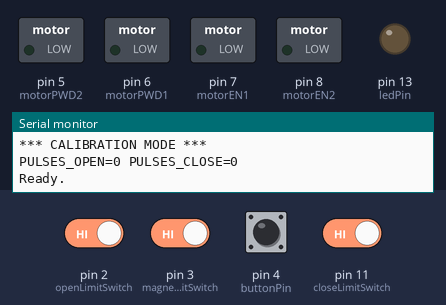
Bench run of a sketch on a simulated Arduino Uno, built with avr-gcc and run on an emulated ATmega328P. On the bench: switched loads named in the sketch (green lamp = pin HIGH), output pins drawn as LEDs (lit = HIGH), the last lines printed to the serial monitor. The inputs (shaded band) are chosen by the test bench; at power-on: pin 2 (openLimitSwitch), pin 3 (magnetLimitSwitch), pin 4 (buttonPin), pin 11 (closeLimitSwitch) HIGH. Pins used as bus, display or sensor lines are not drawn.

Above: at 1.2 s.
1.3 s: pin 4 (buttonPin) pulled LOW for 0.15 s
4.4 s: pin 2 (openLimitSwitch) driven LOW and pin 3 (magnetLimitSwitch) driven LOW and pin 4 (buttonPin) driven LOW and pin 11 (closeLimitSwitch) driven LOW
At 5.3 s:
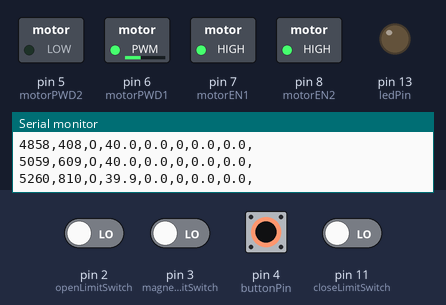
At 7.3 s:
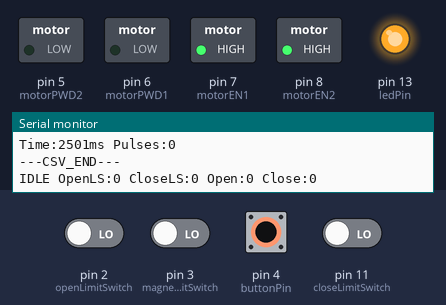
7.4 s: pin 4 (buttonPin) pulsed HIGH 5 times (0.12 s each, 0.3 s apart)
At 13.2 s:
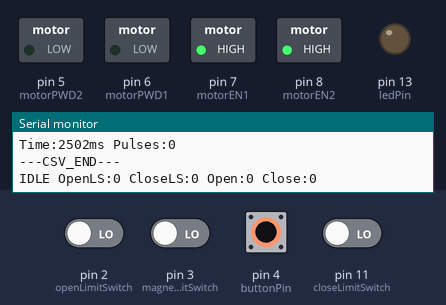
Timing chart, 0 to 48.4 s (numbered marks = the images above; inputs shaded):
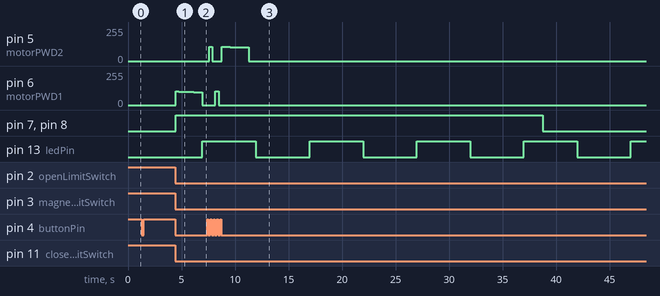

The sketch:

Gate.ino
```cpp
// VERSION 4.2
// Инструкция в файле GATE_TUNING_GUIDE.md

const bool powerRelayLOW = LOW;
const bool latchRelayLOW = HIGH;

const int buttonPin        = 4;
const int openLimitSwitch  = 2;
const int closeLimitSwitch = 11;
const int magnetLimitSwitch = 3;
const int motorEN1 = 7, motorEN2 = 8;
const int motorPWD1 = 6, motorPWD2 = 5;
const int powerPin = 10, latchPin = 9, ledPin = 13;

// ========== ПАРАМЕТРЫ ==========
const unsigned long TARGET_TIME_MS = 15000;

unsigned long PULSES_OPEN  = 0;
unsigned long PULSES_CLOSE = 0;

// Профиль мощности ОТКРЫТИЕ
const int OPEN_POWER_KICK   = 40;  // стартовый пинок
const int OPEN_POWER_CRUISE = 38;  // крейсер (рассчитано из логов)
const int OPEN_POWER_SLOW   = 35;  // замедление

// Профиль мощности ЗАКРЫТИЕ
const int CLOSE_POWER_KICK   = 42;  // стартовый пинок
const int CLOSE_POWER_CRUISE = 40;  // крейсер (попал точно в 15с по логам)
const int CLOSE_POWER_SLOW   = 48;  // замедление + усилие для замка

// Тайминги профиля
const unsigned long KICK_MS       = 300;
const unsigned long CLOSE_KICK_MS = 800;
const unsigned long RAMP_UP_MS    = 2000;
const float         SLOWDOWN_AT   = 0.22;

// Коррекция
const int   POWER_STEP           = 2;
const int   MAX_CORRECTION       = 8;   // было 15 — слишком много, глушило мотор
const float CORRECTION_DEADBAND  = 0.06;
const unsigned long CORRECTION_INTERVAL = 600;

// Защита
const unsigned long DEBOUNCE_TIME_US = 8000;
const unsigned long STALL_TIMEOUT    = 2500;

// Прочее
const unsigned long LATCH_DELAY        = 1000;
const unsigned long PUSH_DELAY         = 120;
const unsigned long MOTOR_DELAY        = 2000;
const unsigned long INACTIVITY_TIMEOUT = 30000;
const unsigned long LATCH_WAIT_TIMEOUT = 4000;

// ========== СОСТОЯНИЯ ==========
enum State { STOP, OPENING, CLOSING };
State currentState = STOP;
State previewState = OPENING;

// ========== ПЕРЕМЕННЫЕ ==========
volatile unsigned long lastPulseTime_us = 0;
volatile unsigned long sessionPulses    = 0;
unsigned long lastPulseWallTime = 0;

bool powerState     = false;
bool startPowerMake = false;
unsigned long powerStartTime     = 0;
unsigned long lastActivityTime   = 0;
unsigned long moveStartTime      = 0;
unsigned long lastCorrectionTime = 0;

float currentPower = 0;
float powerOffset  = 0;

bool waitingForLatch     = false;
unsigned long latchWaitStart = 0;
int latchAttempt = 0;

bool isCalibrating = false;

int buttonState = HIGH, lastButtonState = HIGH;
unsigned long lastDebounceTime = 0;
const unsigned long debounceDelay = 50;

bool diagActive = false;
unsigned long sessionStartTime = 0;
unsigned long diagTimer        = 0;
String pendingEvent = "";

// ========== ПРЕРЫВАНИЕ ==========
void rpmSensorInterrupt() {
  unsigned long now = micros();
  if (now - lastPulseTime_us > DEBOUNCE_TIME_US) {
    lastPulseTime_us = now;
    sessionPulses++;
    lastPulseWallTime = millis();
  }
}

unsigned long getSessionPulses() {
  noInterrupts();
  unsigned long p = sessionPulses;
  interrupts();
  return p;
}

void resetSession() {
  noInterrupts();
  sessionPulses = 0;
  interrupts();
  lastPulseWallTime = millis();
}

// ========== МОЩНОСТЬ ==========
void setMotorPower(float pct) {
  pct = constrain(pct, 0, 100);
  int pwm = map((int)pct, 0, 100, 0, 255);
  if (currentState == OPENING) {
    analogWrite(motorPWD1, pwm);
    analogWrite(motorPWD2, 0);
  } else if (currentState == CLOSING) {
    analogWrite(motorPWD1, 0);
    analogWrite(motorPWD2, pwm);
  }
}

float getProfilePower() {
  unsigned long elapsed  = millis() - moveStartTime;
  int kick_ms    = (currentState == OPENING) ? KICK_MS         : CLOSE_KICK_MS;
  int pwr_kick   = (currentState == OPENING) ? OPEN_POWER_KICK   : CLOSE_POWER_KICK;
  int pwr_cruise = (currentState == OPENING) ? OPEN_POWER_CRUISE : CLOSE_POWER_CRUISE;
  int pwr_slow   = (currentState == OPENING) ? OPEN_POWER_SLOW   : CLOSE_POWER_SLOW;

  // Фаза 1: стартовый пинок
  if (elapsed < (unsigned long)kick_ms)
    return pwr_kick;

  // Фаза 2: плавный разгон
  unsigned long ramp_elapsed = elapsed - kick_ms;
  if (ramp_elapsed < RAMP_UP_MS) {
    float t = (float)ramp_elapsed / RAMP_UP_MS;
    return pwr_kick + (pwr_cruise - pwr_kick) * (t * t);
  }

  // Фаза 3/4: нужна позиция
  unsigned long totalPulsesDir = (currentState == OPENING) ? PULSES_OPEN : PULSES_CLOSE;
  if (totalPulsesDir == 0) return pwr_cruise;

  float distLeft = 1.0f - (float)getSessionPulses() / totalPulsesDir;
  distLeft = constrain(distLeft, 0.0f, 1.0f);

  // Фаза 4: замедление
  if (distLeft < SLOWDOWN_AT) {
    float t = distLeft / SLOWDOWN_AT;
    return pwr_slow + (pwr_cruise - pwr_slow) * (t * t);
  }

  // Фаза 3: крейсер
  return pwr_cruise;
}

void updatePower() {
  if (currentState != OPENING && currentState != CLOSING) return;

  float profile = getProfilePower();

  unsigned long elapsed  = millis() - moveStartTime;
  int kick_ms = (currentState == OPENING) ? KICK_MS : CLOSE_KICK_MS;
  bool inRamp = elapsed < (unsigned long)(kick_ms + RAMP_UP_MS);

  unsigned long totalPulsesDir = (currentState == OPENING) ? PULSES_OPEN : PULSES_CLOSE;
  float distLeft = (totalPulsesDir > 0)
    ? 1.0f - (float)getSessionPulses() / totalPulsesDir : 1.0f;
  bool inSlow = distLeft < SLOWDOWN_AT;

  if (!inRamp && !inSlow && totalPulsesDir > 0
      && millis() - lastCorrectionTime >= CORRECTION_INTERVAL) {
    lastCorrectionTime = millis();
    float expectedProgress = constrain((float)elapsed / TARGET_TIME_MS, 0, 1);
    float actualProgress   = constrain(1.0f - distLeft, 0, 1);
    float diff = actualProgress - expectedProgress;
    if      (diff < -CORRECTION_DEADBAND) powerOffset += POWER_STEP;
    else if (diff >  CORRECTION_DEADBAND) powerOffset -= POWER_STEP;
    powerOffset = constrain(powerOffset, -MAX_CORRECTION, MAX_CORRECTION);
  }

  // Абсолютный минимум — в замедлении не ниже 30%
  int absoluteMin = inSlow ? 30 : 15;
  currentPower = constrain(profile + powerOffset, absoluteMin, 100);
  setMotorPower(currentPower);
}

// ========== ЗАСТРЕВАНИЕ ==========
void checkStall() {
  if (currentState != OPENING && currentState != CLOSING) return;
  unsigned long elapsed = millis() - moveStartTime;
  int kick_ms = (currentState == OPENING) ? KICK_MS : CLOSE_KICK_MS;
  if (elapsed < (unsigned long)(kick_ms + 1000)) return;
  if (millis() - lastPulseWallTime > STALL_TIMEOUT) {
    logEvent("STALL");
    startStopping();
  }
}

// ========== ЛОГИРОВАНИЕ ==========
void logEvent(const String& evt) {
  pendingEvent = evt;
  Serial.print("EVENT,"); Serial.print(millis());
  Serial.print(","); Serial.println(evt);
}

void printCSVRow() {
  unsigned long now     = millis();
  unsigned long elapsed = now - moveStartTime;
  unsigned long totalPulsesDir = (currentState == OPENING) ? PULSES_OPEN : PULSES_CLOSE;
  float expPct = (totalPulsesDir > 0)
    ? constrain((float)elapsed / TARGET_TIME_MS * 100, 0, 100) : 0;
  float actPct = (totalPulsesDir > 0)
    ? constrain((float)getSessionPulses() / totalPulsesDir * 100, 0, 100) : 0;

  Serial.print(now);                Serial.print(",");
  Serial.print(now-sessionStartTime); Serial.print(",");
  Serial.print(currentState == OPENING ? "O" : "C"); Serial.print(",");
  Serial.print(currentPower, 1);    Serial.print(",");
  Serial.print(powerOffset, 1);     Serial.print(",");
  Serial.print(getSessionPulses()); Serial.print(",");
  Serial.print(expPct, 1);          Serial.print(",");
  Serial.print(actPct, 1);          Serial.print(",");
  Serial.println(pendingEvent);
  pendingEvent = "";
}

// ========== ДВИЖЕНИЕ ==========
void startOpening() {
  if (currentState != OPENING && digitalRead(openLimitSwitch) == LOW) {
    logEvent("START_OPENING");
    digitalWrite(motorEN1, HIGH);
    digitalWrite(motorEN2, HIGH);
    currentState       = OPENING;
    powerOffset        = 0;
    moveStartTime      = millis();
    lastCorrectionTime = millis();
    sessionStartTime   = millis();
    diagActive         = true;
    resetSession();
    Serial.println("---CSV_START---");
    Serial.println("time_ms,ses_ms,dir,power,offset,pulses,exp%,act%,event");
    updatePower();
  }
}

void startOpeningWithLatch() {
  if (currentState != OPENING && digitalRead(openLimitSwitch) == LOW
      && digitalRead(closeLimitSwitch) == HIGH) {
    logEvent("LATCH_START");
    digitalWrite(motorEN1, HIGH);
    digitalWrite(motorEN2, HIGH);

    // 1. Активация защёлки
    digitalWrite(latchPin, !latchRelayLOW);
    delay(LATCH_DELAY);                   // 1000мс — держим защёлку
    digitalWrite(latchPin, latchRelayLOW);

    // 2. Пинок в открытие (60% как в оригинале)
    analogWrite(motorPWD1, 153);
    delay(PUSH_DELAY);                    // 120мс
    analogWrite(motorPWD1, 0);

    // 3. Ждём пока концевик закрытия отпустит
    waitingForLatch  = true;
    latchWaitStart   = millis();
    latchAttempt     = 1;
    logEvent("LATCH_WAITING");

  } else if (currentState != OPENING && digitalRead(openLimitSwitch) == LOW) {
    startOpening();
  }
}

void startClosing() {
  if (currentState != CLOSING && digitalRead(closeLimitSwitch) == LOW) {
    logEvent("START_CLOSING");
    digitalWrite(motorEN1, HIGH);
    digitalWrite(motorEN2, HIGH);
    currentState       = CLOSING;
    powerOffset        = 0;
    moveStartTime      = millis();
    lastCorrectionTime = millis();
    sessionStartTime   = millis();
    diagActive         = true;
    resetSession();
    Serial.println("---CSV_START---");
    Serial.println("time_ms,ses_ms,dir,power,offset,pulses,exp%,act%,event");
    updatePower();
  }
}

void startStopping() {
  if (currentState == STOP) return;

  unsigned long pulses = getSessionPulses();

  // Автокалибровка
  if (isCalibrating && pulses > 10) {
    if (currentState == OPENING) {
      PULSES_OPEN = pulses;
      Serial.print("CALIB PULSES_OPEN="); Serial.println(PULSES_OPEN);
    } else if (currentState == CLOSING) {
      PULSES_CLOSE = pulses;
      Serial.print("CALIB PULSES_CLOSE="); Serial.println(PULSES_CLOSE);
    }
    if (PULSES_OPEN > 0 && PULSES_CLOSE > 0) {
      isCalibrating = false;
      Serial.print("CALIBRATION DONE: OPEN="); Serial.print(PULSES_OPEN);
      Serial.print(" CLOSE="); Serial.println(PULSES_CLOSE);
    }
  }

  logEvent("STOP");
  Serial.print("Time:"); Serial.print(millis() - moveStartTime);
  Serial.print("ms Pulses:"); Serial.println(pulses);

  previewState = currentState;
  currentState = STOP;
  analogWrite(motorPWD1, 0);
  analogWrite(motorPWD2, 0);
  diagActive = false;
  Serial.println("---CSV_END---");
  resetSession();
}

// ========== КНОПКА И КОНЦЕВИКИ ==========
void handleButton() {
  int reading = digitalRead(buttonPin);
  if (reading != lastButtonState) lastDebounceTime = millis();
  if (millis() - lastDebounceTime > debounceDelay) {
    if (reading != buttonState) {
      buttonState = reading;
      if (buttonState == LOW) {
        logEvent("BTN");
        lastActivityTime = millis();

        if (waitingForLatch) {
          waitingForLatch = false;
          startStopping();
          return;
        }

        if (currentState == STOP) {
          if (!powerState) {
            digitalWrite(powerPin, !powerRelayLOW);
            powerState     = true;
            powerStartTime = millis();
          }
          if (millis() - powerStartTime >= MOTOR_DELAY) {
            if      (previewState == OPENING) startClosing();
            else if (previewState == CLOSING) startOpeningWithLatch();
            startPowerMake = false;
          } else {
            startPowerMake = true;
          }
        } else {
          startStopping();
        }
      }
    }
  }
  lastButtonState = reading;
}

void checkAfterClick() {
  if (!startPowerMake) return;
  if (millis() - powerStartTime >= MOTOR_DELAY) {
    if      (previewState == OPENING) startClosing();
    else if (previewState == CLOSING) startOpeningWithLatch();
    startPowerMake = false;
  }
}

void checkLimitSwitches() {
  if (digitalRead(openLimitSwitch) == HIGH && currentState == OPENING) {
    logEvent("OPEN_LIMIT");
    lastActivityTime = millis();
    startStopping();
  }
  if (digitalRead(closeLimitSwitch) == HIGH && currentState == CLOSING) {
    logEvent("CLOSE_LIMIT");
    lastActivityTime = millis();
    startStopping();
  }
}

void checkInactivity() {
  if (powerState && millis() - lastActivityTime > INACTIVITY_TIMEOUT) {
    logEvent("INACTIVITY");
    digitalWrite(powerPin, powerRelayLOW);
    powerState = false;
    startStopping();
    digitalWrite(motorEN1, LOW);
    digitalWrite(motorEN2, LOW);
  }
}

// ========== SETUP & LOOP ==========
void setup() {
  Serial.begin(115200);
  Serial.println("=== GATE v4.2 ===");

  pinMode(buttonPin,         INPUT_PULLUP);
  pinMode(openLimitSwitch,   INPUT_PULLUP);
  pinMode(closeLimitSwitch,  INPUT_PULLUP);
  pinMode(magnetLimitSwitch, INPUT_PULLUP);
  pinMode(motorEN1,  OUTPUT); pinMode(motorEN2,  OUTPUT);
  pinMode(motorPWD1, OUTPUT); pinMode(motorPWD2, OUTPUT);
  pinMode(powerPin,  OUTPUT); pinMode(latchPin,  OUTPUT);
  pinMode(ledPin,    OUTPUT);

  digitalWrite(motorEN1, LOW); digitalWrite(motorEN2, LOW);
  analogWrite(motorPWD1, 0);   analogWrite(motorPWD2, 0);
  digitalWrite(powerPin, powerRelayLOW);
  digitalWrite(latchPin, latchRelayLOW);

  attachInterrupt(digitalPinToInterrupt(magnetLimitSwitch),
                  rpmSensorInterrupt, FALLING);

  if      (digitalRead(closeLimitSwitch) == HIGH) { previewState = CLOSING;  Serial.println("Init: CLOSED"); }
  else if (digitalRead(openLimitSwitch)  == HIGH) { previewState = OPENING;  Serial.println("Init: OPEN"); }
  else                                             { Serial.println("Init: UNKNOWN"); }

  if (PULSES_OPEN == 0 || PULSES_CLOSE == 0) {
    isCalibrating = true;
    Serial.println("*** CALIBRATION MODE ***");
  }

  Serial.print("PULSES_OPEN=");   Serial.print(PULSES_OPEN);
  Serial.print(" PULSES_CLOSE="); Serial.println(PULSES_CLOSE);
  Serial.println("Ready.");
}

void loop() {
  handleButton();
  checkAfterClick();
  checkLimitSwitches();
  checkInactivity();
  checkStall();

  // Ожидание после защёлки
  if (waitingForLatch) {
    if (digitalRead(closeLimitSwitch) == LOW) {
      logEvent("LATCH_OK");
      waitingForLatch = false;
      latchAttempt    = 0;
      startOpening();
    } else if (millis() - latchWaitStart > LATCH_WAIT_TIMEOUT) {
      if (latchAttempt < 2) {
        // Повторная попытка
        logEvent("LATCH_RETRY");
        latchAttempt++;
        digitalWrite(latchPin, !latchRelayLOW);
        delay(LATCH_DELAY);
        digitalWrite(latchPin, latchRelayLOW);
        analogWrite(motorPWD1, 153);
        delay(PUSH_DELAY);
        analogWrite(motorPWD1, 0);
        latchWaitStart = millis(); // сбрасываем таймер
      } else {
        // Две попытки — сдаёмся
        logEvent("LATCH_FAILED");
        waitingForLatch = false;
        latchAttempt    = 0;
        startStopping();
      }
    }
  }

  if (currentState == OPENING || currentState == CLOSING) {
    updatePower();
  } else if (currentState == STOP) {
    analogWrite(motorPWD1, 0);
    analogWrite(motorPWD2, 0);
  }

  if (diagActive && millis() - diagTimer >= 200) {
    printCSVRow();
    diagTimer = millis();
  }

  static unsigned long hb = 0;
  if (currentState == STOP && millis() - hb > 5000) {
    Serial.print("IDLE OpenLS:"); Serial.print(digitalRead(openLimitSwitch));
    Serial.print(" CloseLS:");    Serial.print(digitalRead(closeLimitSwitch));
    Serial.print(" Open:");       Serial.print(PULSES_OPEN);
    Serial.print(" Close:");      Serial.println(PULSES_CLOSE);
    digitalWrite(ledPin, !digitalRead(ledPin));
    hb = millis();
  }
}
```

Measured:
- after the input at 4.4 s, pin 6 (motorPWD1): 0/255 → 102/255 after 0.05 s, → 99/255 0.30 s later, → 96/255 1.4 s later, → 0/255 0.79 s later; pin 7 (motorEN1), pin 8 (motorEN2): LOW → HIGH after 0.05 s; pin 13 (ledPin): LOW → HIGH after 2.6 s instead of 0.60 s
- after the input at 7.4 s, pin 5 (motorPWD2): 0/255 → 107/255 after 0.18 s, → 0/255 0.30 s later, → 107/255 0.90 s later, → 104/255 0.80 s later, … (6 changes in this stretch); pin 6 (motorPWD1): 0/255 → 102/255 after 0.78 s, → 0/255 0.30 s later; pin 7 (motorEN1), pin 8 (motorEN2): HIGH → LOW after 31.4 s instead of 27.1 s
